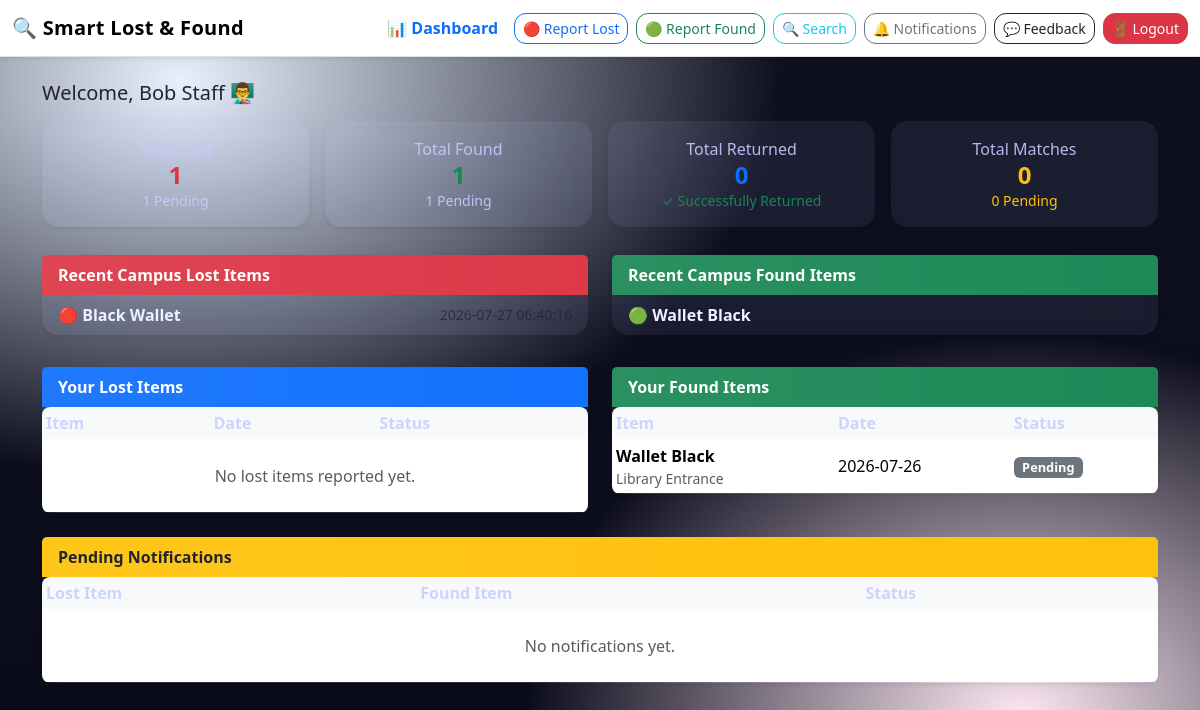
Screenshot of /staff/dashboard.php (signed in) with the database file from the repository.
### tables this page shows
CREATE TABLE IF NOT EXISTS lost_items (
  lost_id INT AUTO_INCREMENT PRIMARY KEY,
  user_id INT NOT NULL,
  item_name VARCHAR(150) NOT NULL,
  category VARCHAR(100) NOT NULL,
  place_lost VARCHAR(150) NOT NULL,
  date_lost DATE NOT NULL,
  description TEXT,
  image VARCHAR(255),
  status ENUM('Pending','Matched','Returned') DEFAULT 'Pending',
  created_at TIMESTAMP DEFAULT CURRENT_TIMESTAMP,
  FOREIGN KEY (user_id) REFERENCES users(user_id) ON DELETE CASCADE
);

CREATE TABLE IF NOT EXISTS found_items (
  found_id INT AUTO_INCREMENT PRIMARY KEY,
  user_id INT NOT NULL,
  item_name VARCHAR(150) NOT NULL,
  category VARCHAR(100) NOT NULL,
  place_found VARCHAR(150) NOT NULL,
  date_found DATE NOT NULL,
  description TEXT,
  image VARCHAR(255),
  status ENUM('Pending','Matched','Returned') DEFAULT 'Pending',
  created_at TIMESTAMP DEFAULT CURRENT_TIMESTAMP,
  FOREIGN KEY (user_id) REFERENCES users(user_id) ON DELETE CASCADE
);

### src/utils/auth.php (called while the page is built, shortened)
<?php
if (!function_exists('currentUserId')) {
    function currentUserId() {
        return $_SESSION['user_id'] ?? null;
    }
}
if (!function_exists('currentUserName')) {
    function currentUserName() {
        return $_SESSION['name'] ?? 'User';
    }
}

### src/utils/sanitize.php (called while the page is built, shortened)
<?php
if (!function_exists('cleanHtml')) {
    function cleanHtml($value) {
        return htmlspecialchars((string)$value, ENT_QUOTES, 'UTF-8');
    }
}

### config/database.php (called while the page is built, shortened)
<?php
function dbQuery($conn, $sql, $params = []) {
    if (empty($params)) {
        return mysqli_query($conn, $sql);
    }
    $stmt = mysqli_prepare($conn, $sql);
    $types = '';
    foreach ($params as $p) {
        if (is_int($p)) {
            $types .= 'i';
        } elseif (is_float($p)) {
            $types .= 'd';
        } else {
            $types .= 's';
        }
    }
    mysqli_stmt_bind_param($stmt, $types, ...$params);
    if (!mysqli_stmt_execute($stmt)) {
        error_log("Database execute error: " . mysqli_stmt_error($stmt));
        mysqli_stmt_close($stmt);
        return false;
    }
    $res = mysqli_stmt_get_result($stmt);
    if ($res !== false) {
        return $res;
    }
    $affected = mysqli_stmt_affected_rows($stmt);
    return $affected >= 0;
}
function dbCount($conn, $sql, $params = []) {
    $res = dbQuery($conn, $sql, $params);
    if ($res && is_object($res)) {
        $row = mysqli_fetch_row($res);
        return $row ? (int)$row[0] : 0;
    }
    return 0;
}

### staff/dashboard.php (the view, shortened to what this page needs)
<?php
require_once __DIR__ . '/../config/config.php';
$uid = currentUserId();
$lost_q = dbQuery($conn, "SELECT * FROM lost_items WHERE user_id = ? ORDER BY created_at DESC", [$uid]);
$found_q = dbQuery($conn, "SELECT * FROM found_items WHERE user_id = ? ORDER BY created_at DESC", [$uid]);
$notif_q = dbQuery($conn, "SELECT m.*, l.item_name AS l_item, f.item_name AS f_item
  FROM matches m
  JOIN lost_items l ON m.lost_id=l.lost_id
  JOIN found_items f ON m.found_id=f.found_id
  WHERE (l.user_id = ? OR f.user_id = ?) AND m.status <> 'Resolved'
  ORDER BY m.created_at DESC", [$uid, $uid]);
$tot_lost = dbCount($conn, "SELECT COUNT(*) FROM lost_items");
$tot_found = dbCount($conn, "SELECT COUNT(*) FROM found_items");
$tot_returned = dbCount($conn, "SELECT COUNT(*) FROM lost_items WHERE status = 'Returned'")
              + dbCount($conn, "SELECT COUNT(*) FROM found_items WHERE status = 'Returned'");
$tot_matches = dbCount($conn, "SELECT COUNT(*) FROM matches");
$tot_pending_lost = dbCount($conn, "SELECT COUNT(*) FROM lost_items WHERE status = 'Pending'");
$tot_pending_found = dbCount($conn, "SELECT COUNT(*) FROM found_items WHERE status = 'Pending'");
$tot_matched = dbCount($conn, "SELECT COUNT(*) FROM matches WHERE status = 'Pending'");
$recent = dbQuery($conn, "SELECT 'lost' AS type, item_name, created_at FROM lost_items ORDER BY created_at DESC LIMIT 5");
$recent2 = dbQuery($conn, "SELECT 'found' AS type, item_name, created_at FROM found_items ORDER BY created_at DESC LIMIT 5");
?>
<!doctype html>
<html lang="en">
<head>
  <?php include __DIR__ . '/../components/head.php'; ?>
</head>
<body>
  <?php include __DIR__ . '/../components/navbar.php'; ?>
  <div class="container py-4">
    <h2 class="h5 mb-3">Welcome, <?php echo cleanHtml(currentUserName()); ?> 👨‍🏫</h2>
    <div class="row g-3">
      <div class="col-md-3">
        <div class="card text-center shadow-sm">
          <div class="card-body">
            <div class="text-muted">Total Lost</div>
            <div class="h4 mb-0 text-danger"><?php echo $tot_lost; ?></div>
            <div class="small text-muted"><?php echo $tot_pending_lost; ?> Pending</div>
          </div>
        </div>
      </div>
      <div class="col-md-3">
        <div class="card text-center shadow-sm">
          <div class="card-body">
            <div class="text-muted">Total Found</div>
            <div class="h4 mb-0 text-success"><?php echo $tot_found; ?></div>
            <div class="small text-muted"><?php echo $tot_pending_found; ?> Pending</div>
          </div>
        </div>
      </div>
      <div class="col-md-3">
        <div class="card text-center shadow-sm">
          <div class="card-body">
            <div class="text-muted">Total Returned</div>
            <div class="h4 mb-0 text-primary"><?php echo $tot_returned; ?></div>
            <div class="small text-success">✓ Successfully Returned</div>
          </div>
        </div>
      </div>
      <div class="col-md-3">
        <div class="card text-center shadow-sm">
          <div class="card-body">
            <div class="text-muted">Total Matches</div>
            <div class="h4 mb-0 text-warning"><?php echo $tot_matches; ?></div>
            <div class="small text-warning"><?php echo $tot_matched; ?> Pending</div>
          </div>
        </div>
      </div>
    </div>
    <div class="row g-4 mt-1">
      <div class="col-md-6">
        <div class="card shadow-sm h-100">
          <div class="card-header bg-danger text-white fw-bold">Recent Campus Lost Items</div>
          <div class="card-body p-0">
            <ul class="list-group list-group-flush">
              <?php
              if ($recent && mysqli_num_rows($recent) > 0):
                while($r = mysqli_fetch_assoc($recent)): ?>
                <li class="list-group-item d-flex justify-content-between align-items-center">
                  <span>🔴 <strong><?php echo cleanHtml($r['item_name']); ?></strong></span>
                  <span class="text-muted small"><?php echo cleanHtml($r['created_at']); ?></span>
                </li>
              <?php
                endwhile;
              else: ?>
                <li class="list-group-item text-center text-muted py-3">No recent lost items.</li>
              <?php endif; ?>
            </ul>
          </div>
        </div>
      </div>
      <div class="col-md-6">
        <div class="card shadow-sm h-100">
          <div class="card-header bg-success text-white fw-bold">Recent Campus Found Items</div>
          <div class="card-body p-0">
            <ul class="list-group list-group-flush">
              <?php
              if ($recent2 && mysqli_num_rows($recent2) > 0):
                while($r2 = mysqli_fetch_assoc($recent2)): ?>
                <li class="list-group-item d-flex justify-content-between align-items-center">
                  <span>🟢 <strong><?php echo cleanHtml($r2['item_name']); ?></strong></span>
                  <span class="text-muted small"><?php echo cleanHtml($r2['created_at']); ?></span>
                </li>
              <?php
                endwhile;
              else: ?>
                <li class="list-group-item text-center text-muted py-3">No recent found items.</li>
              <?php endif; ?>
            </ul>
          </div>
        </div>
      </div>
    </div>
    <div class="row g-4 mt-2">
      <div class="col-md-6">
        <div class="card shadow-sm">
          <div class="card-header bg-primary text-white fw-bold">Your Lost Items</div>
          <div class="card-body p-0">
            <div class="table-responsive">
              <table class="table table-sm table-hover align-middle mb-0">
                <thead class="table-light">
                  <tr><th>Item</th><th>Date</th><th>Status</th></tr>
                </thead>
                <tbody>
                <?php
                if ($lost_q && mysqli_num_rows($lost_q) > 0):
                  while($r = mysqli_fetch_assoc($lost_q)): ?>
                  <tr>
                    <td>
                      <strong><?php echo cleanHtml($r['item_name']); ?></strong>
                      <div class="text-muted small"><?php echo cleanHtml($r['place_lost']); ?></div>
                    </td>
                    <td><?php echo cleanHtml($r['date_lost']); ?></td>
                    <td><span class="badge text-bg-<?php echo $r['status']==='Returned'?'success':($r['status']==='Matched'?'warning':'secondary'); ?> status-badge"><?php echo $r['status']; ?></span></td>
                  </tr>
                <?php
                  endwhile;
                else: ?>
                  <tr><td colspan="3" class="text-center text-muted py-4">No lost items reported yet.</td></tr>
                <?php endif; ?>
                </tbody>
              </table>
            </div>
          </div>
        </div>
      </div>
      <div class="col-md-6">
        <div class="card shadow-sm">
          <div class="card-header bg-success text-white fw-bold">Your Found Items</div>
          <div class="card-body p-0">
            <div class="table-responsive">
              <table class="table table-sm table-hover align-middle mb-0">
                <thead class="table-light">
                  <tr><th>Item</th><th>Date</th><th>Status</th></tr>
                </thead>
                <tbody>
                <?php
                if ($found_q && mysqli_num_rows($found_q) > 0):
                  while($f = mysqli_fetch_assoc($found_q)): ?>
                  <tr>
                    <td>
                      <strong><?php echo cleanHtml($f['item_name']); ?></strong>
                      <div class="text-muted small"><?php echo cleanHtml($f['place_found']); ?></div>
                    </td>
                    <td><?php echo cleanHtml($f['date_found']); ?></td>
                    <td><span class="badge text-bg-<?php echo $f['status']==='Returned'?'success':($f['status']==='Matched'?'warning':'secondary'); ?> status-badge"><?php echo $f['status']; ?></span></td>
                  </tr>
                <?php
                  endwhile;
                else: ?>
                  <tr><td colspan="3" class="text-center text-muted py-4">No found items reported yet.</td></tr>
                <?php endif; ?>
                </tbody>
              </table>
            </div>
          </div>
        </div>
      </div>
      <div class="col-12">
        <div class="card shadow-sm">
          <div class="card-header bg-warning text-dark fw-bold">Pending Notifications</div>
          <div class="card-body p-0">
            <div class="table-responsive">
              <table class="table table-sm table-hover align-middle mb-0">
                <thead class="table-light">
                  <tr><th>Lost Item</th><th>Found Item</th><th>Status</th><th></th></tr>
                </thead>
                <tbody>
                <?php
                if ($notif_q && mysqli_num_rows($notif_q) > 0):
                  while($m = mysqli_fetch_assoc($notif_q)): ?>
                  <tr>
                    <td><strong><?php echo cleanHtml($m['l_item']); ?></strong></td>
                    <td><strong><?php echo cleanHtml($m['f_item']); ?></strong></td>
                    <td><span class="badge text-bg-info"><?php echo cleanHtml($m['status']); ?></span></td>
                    <td class="text-end pe-3">
                      <a href="<?php echo url('items/match_notification.php'); ?>" class="btn btn-sm btn-outline-primary">View Match</a>
                    </td>
                  </tr>
                <?php
                  endwhile;
                else: ?>
                  <tr><td colspan="4" class="text-center text-muted py-4">No notifications yet.</td></tr>
                <?php endif; ?>
                </tbody>
              </table>
            </div>
          </div>
        </div>
      </div>
    </div>
  </div>
  <?php include __DIR__ . '/../components/footer.php'; ?>

### assets/css/style.css (style rules this page uses)
body,html { height:100%; }
.status-badge { font-size:.8rem }
.table-responsive { -webkit-overflow-scrolling: touch; scrollbar-width: thin; position: relative; border-radius: 8px; }

### assets/css/staff.css (style rules this page uses)
body { background: radial-gradient(1200px 800px at 15% 10%, #e8f0ff 0%, rgba(232,240,255,0) 50%), radial-gradient(900px 700px at 85% 90%, #ffe9f5 0%, rgba(255,233,245,0) 55%), linear-gradient(180deg,#0f1020 0%, #0a0b1a 100%); min-height: 100vh; }
.card { border: none; border-radius: 16px; background: rgba(255,255,255,.06); color: #e9ecff; backdrop-filter: blur(8px) saturate(140%); box-shadow: 0 10px 30px rgba(0,0,0,.25), inset 0 0 0 1px rgba(255,255,255,.08); }
.card .card-header { background: linear-gradient(90deg, rgba(255,255,255,.08), rgba(255,255,255,.02)); border: none; font-weight: 600; color: #d7dbff; }
.card .card-body { color:#f2f4ff; }
.card.text-center .text-muted { color:#c7cbff !important; opacity:.9; }
.card.text-center .h4 { font-weight:800; }
.list-group-item { background: transparent; color:#eef1ff; border-color: rgba(255,255,255,.12); }
.table { color:#edf0ff; }
.table thead th { color:#cdd3ff; font-weight:600; border-color:rgba(255,255,255,.08); }
.table td, .table th { border-color: rgba(255,255,255,.08) !important; }
.status-badge { position: relative; }
.status-badge::after { content:""; position:absolute; inset:-3px; border-radius:999px; z-index:-1; background: currentColor; opacity:.25; animation: pulse 2.2s ease-in-out infinite; }

### rows the page displays
lost_items: item_name "Black Wallet", created_at "2026-07-27 06:40:16"
found_items: item_name "Wallet Black", place_found "Library Entrance", date_found "2026-07-26", status "Pending"

### other values shown
cleanHtml(currentUserName()) "Bob Staff"
$tot_lost "1"
$tot_pending_lost "1"
$tot_found "1"
$tot_pending_found "1"
$tot_returned "0"
$tot_matches "0"
$tot_matched "0"
